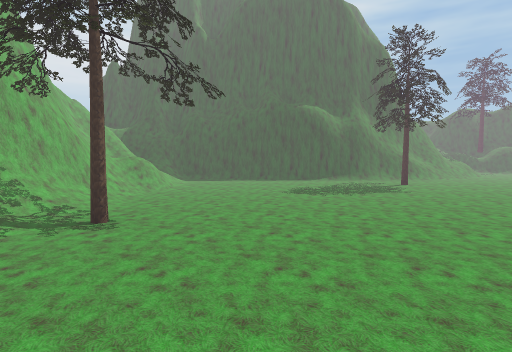
[1] (above)

16 first-person views from a walk through a scene from a Unity 3-D project. The camera is 1.5 m above the floor, tilts 4° down and sees 80° across. The floor is counted in squares, 2 m on a side. Each view is taken from the middle of a square. On the plan, view 1 faces up. The plan holds only what a view shows up to about 10 squares ahead; the rest is blank. The place goes on beyond the plan. The player is left out. Some animated figures are left out.

[2]
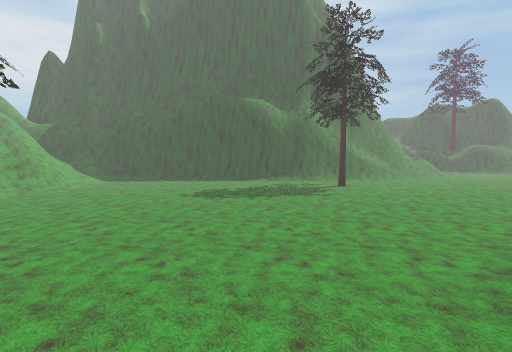

[3]
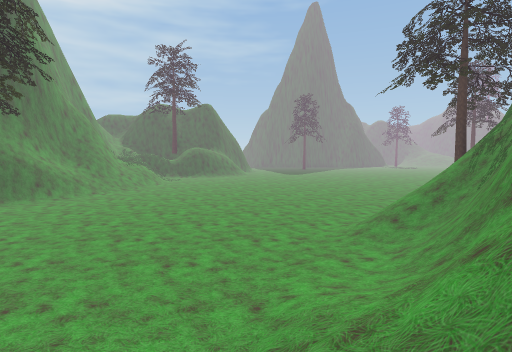

[4]
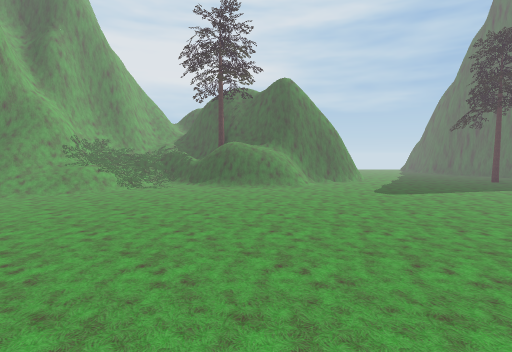

[5]
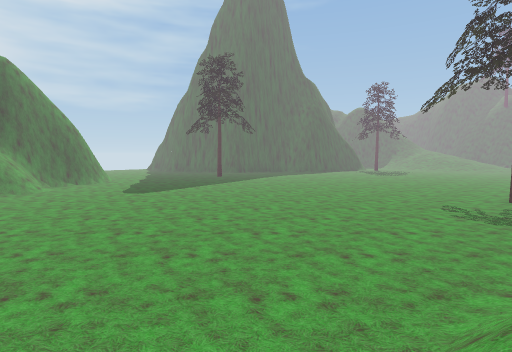

[6]
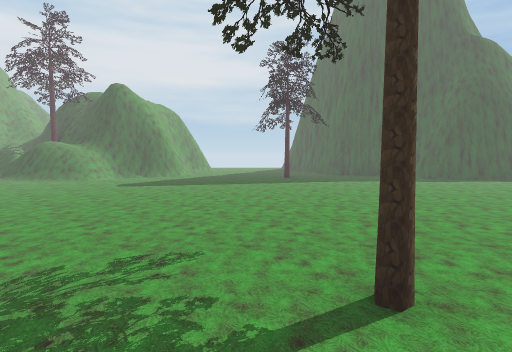

[7]
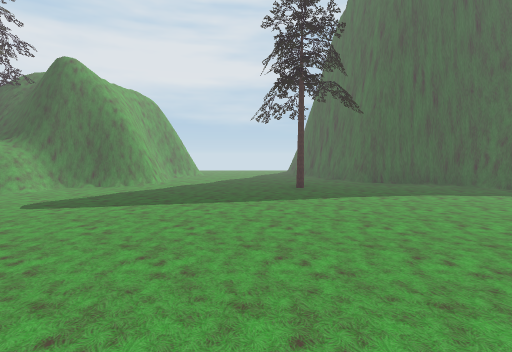

[8]
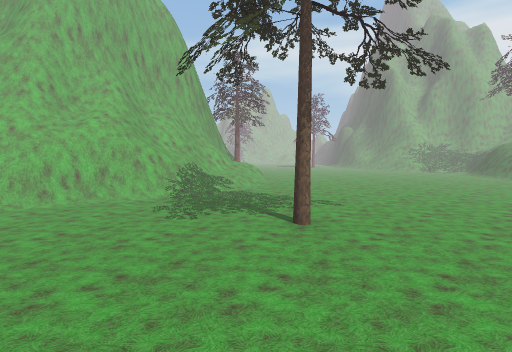

[9]
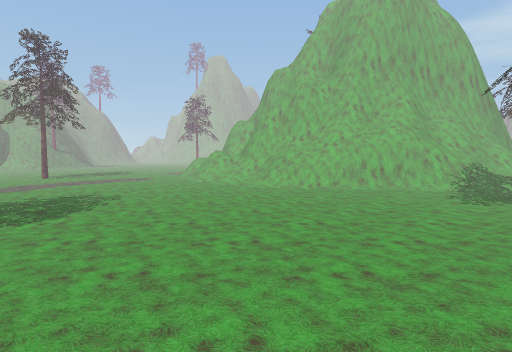

[10]
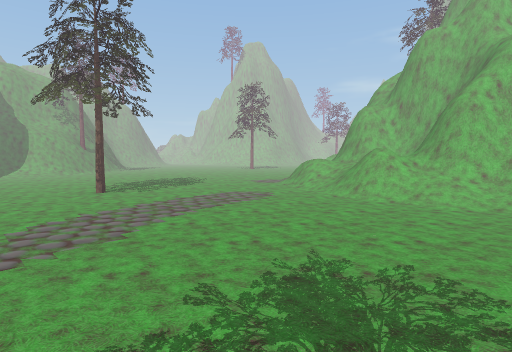

[11]
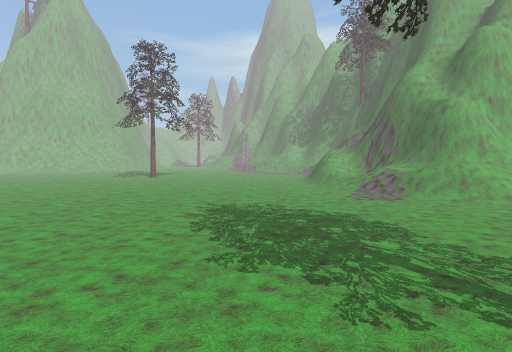

[12]
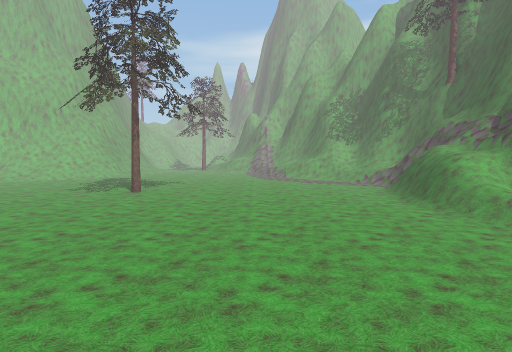

[13]
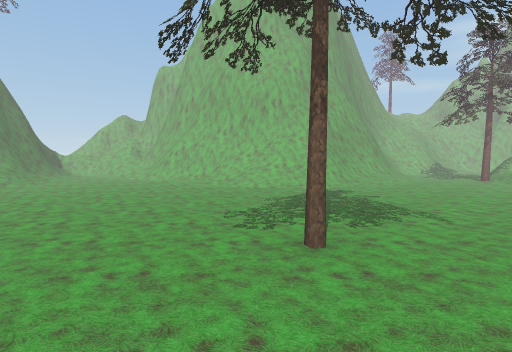

[14]
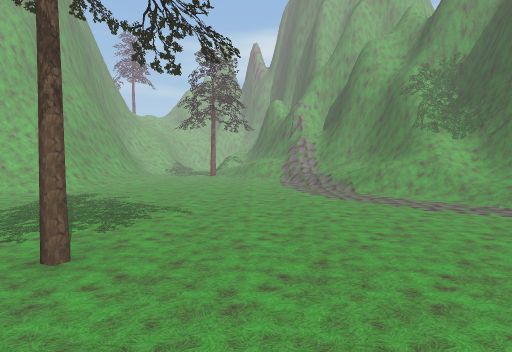

[15]
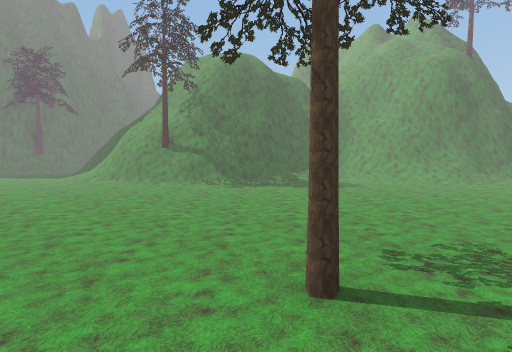

[16]
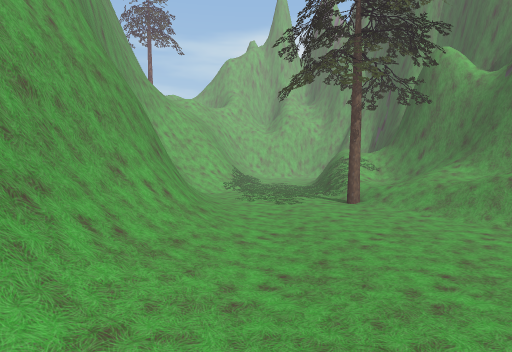

### Floor plan
Key: @ floor where view 1 was taken; # wall or solid block; . main floor; : floor 0.25 m higher than the main floor; / step, stairs or slope; = window, fence, low wall or low ledge; ^ raised ledge; T pine tree.
Columns run from 6 left of view 1 to 24 right of it. Each row starts with its distance up from view 1.
 16                  ##  #.....##
 15              ### #####......###
 14              #==#####....T....#
 13             ##// #==..........#
 12            ###//...............
 11 #^######  ##///................
 10   =/.//#####/.................
  9  #=//........................
  8  ##//.....T...................
  7   #=/..........................
  6   ##...........................
  5   ##............./////...T.....
  4   #/T......///=  ###==#........
  3    /....../#####   ####........
  2     ...../           ###.......
  1      .../             ###......
  0       @                #=......
 -1                        ##/.....
 -2                        ##/.....
 -3                       ##//.....
 -4                      ###/......
 -5               ########///......
 -6               #///===///....T.
 -7             ###//.............
 -8            ###//..............
 -9          ###=/................
-10      #####//=.................
-11      #/=/T//.......T...........
-12      #....#....................
-13      #///...:.............////
-14      ####//####/.........####
-15        ###  ###^/........##
-16               ##/.......##
-17                ##......:#
-18                 #/....: #
-19                 #/../###
-20                  /.//##
-21                   .###
-22                    #

Where each view was taken, in squares from view 1:
view 1: 0 up, 0 right, facing up
view 2: 1 up, 2 right, facing up
view 3: 3 up, 4 right, facing up-right
view 4: 5 up, 12 right, facing up
view 5: 5 up, 12 right, facing up-right
view 6: 4 up, 18 right, facing up
view 7: 7 up, 18 right, facing up
view 8: 5 up, 22 right, facing left
view 9: 5 up, 24 right, facing down-left
view 10: 0 up, 24 right, facing down-left
view 11: 8 down, 23 right, facing left
view 12: 9 down, 19 right, facing left
view 13: 10 down, 15 right, facing down-left
view 14: 10 down, 15 right, facing left
view 15: 10 down, 12 right, facing down-right
view 16: 13 down, 9 right, facing left
